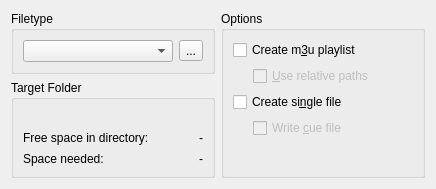
<?xml version="1.0" encoding="UTF-8"?>
<ui version="4.0">
 <author>Sebastian Trueg</author>
 <class>base_K3bAudioRippingOptionWidget</class>
 <widget class="QWidget" name="base_K3bAudioRippingOptionWidget">
  <property name="geometry">
   <rect>
    <x>0</x>
    <y>0</y>
    <width>436</width>
    <height>189</height>
   </rect>
  </property>
  <layout class="QGridLayout">
   <item row="0" column="0">
    <widget class="QGroupBox" name="groupBox2">
     <property name="title">
      <string>Filetype</string>
     </property>
     <layout class="QHBoxLayout">
      <item>
       <widget class="KComboBox" name="m_comboFileType">
        <property name="sizePolicy">
         <sizepolicy hsizetype="Minimum" vsizetype="Fixed">
          <horstretch>1</horstretch>
          <verstretch>0</verstretch>
         </sizepolicy>
        </property>
       </widget>
      </item>
      <item>
       <widget class="QToolButton" name="m_buttonConfigurePlugin">
        <property name="toolTip">
         <string>Configure Plugin</string>
        </property>
        <property name="text">
         <string>...</string>
        </property>
       </widget>
      </item>
     </layout>
    </widget>
   </item>
   <item row="0" column="1" rowspan="2">
    <widget class="QGroupBox" name="groupBox3">
     <property name="title">
      <string>Options</string>
     </property>
     <layout class="QVBoxLayout">
      <item>
       <widget class="QCheckBox" name="m_checkCreatePlaylist">
        <property name="toolTip">
         <string>Create playlist for the ripped files</string>
        </property>
        <property name="whatsThis">
         <string>&lt;p&gt;If this option is checked K3b will create a playlist of the ripped files
which can be used with programs like Amarok or JuK.
&lt;p&gt;You may use the special strings to give the playlist a unique filename.</string>
        </property>
        <property name="text">
         <string>Create m&amp;3u playlist</string>
        </property>
       </widget>
      </item>
      <item>
       <layout class="QHBoxLayout">
        <item>
         <spacer name="spacer1_2">
          <property name="orientation">
           <enum>Qt::Horizontal</enum>
          </property>
          <property name="sizeType">
           <enum>QSizePolicy::Fixed</enum>
          </property>
          <property name="sizeHint" stdset="0">
           <size>
            <width>20</width>
            <height>1</height>
           </size>
          </property>
         </spacer>
        </item>
        <item>
         <widget class="QCheckBox" name="m_checkPlaylistRelative">
          <property name="enabled">
           <bool>false</bool>
          </property>
          <property name="toolTip">
           <string>Use relative paths instead of absolute</string>
          </property>
          <property name="whatsThis">
           <string>&lt;p&gt;If this option is checked, the entries in the playlist will be relative to its location.
&lt;p&gt;Example: If your playlist is located in &lt;em&gt;/home/myself/music&lt;/em&gt; and
your audio files are in &lt;em&gt;/home/myself/music/cool&lt;/em&gt;; then the entries in the
playlist will look something like: &lt;em&gt;cool/track1.ogg&lt;/em&gt;.</string>
          </property>
          <property name="text">
           <string>&amp;Use relative paths</string>
          </property>
         </widget>
        </item>
       </layout>
      </item>
      <item>
       <widget class="QCheckBox" name="m_checkSingleFile">
        <property name="toolTip">
         <string>Rip all tracks to a single file</string>
        </property>
        <property name="whatsThis">
         <string>&lt;p&gt;If this option is checked K3b will create only one
audio file no matter how many tracks are ripped. This
file will contain all tracks one after the other.
&lt;p&gt;This might be useful to rip a live album or a radio play.
&lt;p&gt;&lt;b&gt;Caution:&lt;/b&gt; The file will have the name made from playlist pattern.</string>
        </property>
        <property name="text">
         <string>Create si&amp;ngle file</string>
        </property>
       </widget>
      </item>
      <item>
       <layout class="QHBoxLayout">
        <item>
         <spacer name="spacer1_2_2">
          <property name="orientation">
           <enum>Qt::Horizontal</enum>
          </property>
          <property name="sizeType">
           <enum>QSizePolicy::Fixed</enum>
          </property>
          <property name="sizeHint" stdset="0">
           <size>
            <width>20</width>
            <height>1</height>
           </size>
          </property>
         </spacer>
        </item>
        <item>
         <widget class="QCheckBox" name="m_checkWriteCueFile">
          <property name="enabled">
           <bool>false</bool>
          </property>
          <property name="toolTip">
           <string>Write a cuefile</string>
          </property>
          <property name="whatsThis">
           <string>&lt;p&gt;If this option is checked K3b will create a CDRWIN cue file which allows to easily write a copy of the audio CD on other systems.</string>
          </property>
          <property name="text">
           <string>Write &amp;cue file</string>
          </property>
         </widget>
        </item>
       </layout>
      </item>
      <item>
       <spacer name="verticalSpacer">
        <property name="orientation">
         <enum>Qt::Vertical</enum>
        </property>
        <property name="sizeHint" stdset="0">
         <size>
          <width>1</width>
          <height>1</height>
         </size>
        </property>
       </spacer>
      </item>
     </layout>
    </widget>
   </item>
   <item row="1" column="0">
    <widget class="QGroupBox" name="groupBox1">
     <property name="sizePolicy">
      <sizepolicy hsizetype="Preferred" vsizetype="Preferred">
       <horstretch>0</horstretch>
       <verstretch>1</verstretch>
      </sizepolicy>
     </property>
     <property name="title">
      <string>Target Folder</string>
     </property>
     <layout class="QGridLayout">
      <item row="1" column="0">
       <widget class="QLabel" name="textLabel1">
        <property name="text">
         <string>Free space in directory:</string>
        </property>
        <property name="wordWrap">
         <bool>false</bool>
        </property>
       </widget>
      </item>
      <item row="0" column="0" colspan="2">
       <widget class="KUrlRequester" name="m_editBaseDir"/>
      </item>
      <item row="1" column="1">
       <widget class="QLabel" name="m_labelFreeSpace">
        <property name="text">
         <string>-</string>
        </property>
        <property name="alignment">
         <set>Qt::AlignRight|Qt::AlignTrailing|Qt::AlignVCenter</set>
        </property>
        <property name="wordWrap">
         <bool>false</bool>
        </property>
       </widget>
      </item>
      <item row="2" column="0">
       <widget class="QLabel" name="textLabel1_2">
        <property name="text">
         <string>Space needed:</string>
        </property>
        <property name="wordWrap">
         <bool>false</bool>
        </property>
       </widget>
      </item>
      <item row="2" column="1">
       <widget class="QLabel" name="m_labelNeededSpace">
        <property name="text">
         <string>-</string>
        </property>
        <property name="alignment">
         <set>Qt::AlignRight|Qt::AlignTrailing|Qt::AlignVCenter</set>
        </property>
        <property name="wordWrap">
         <bool>false</bool>
        </property>
       </widget>
      </item>
     </layout>
    </widget>
   </item>
  </layout>
 </widget>
 <customwidgets>
  <customwidget>
   <class>KUrlRequester</class>
   <extends>QFrame</extends>
   <header>kurlrequester.h</header>
  </customwidget>
  <customwidget>
   <class>KComboBox</class>
   <extends>QComboBox</extends>
   <header>kcombobox.h</header>
  </customwidget>
 </customwidgets>
 <includes>
  <include location="local">kurlrequester.h</include>
 </includes>
 <resources/>
 <connections>
  <connection>
   <sender>m_checkCreatePlaylist</sender>
   <signal>toggled(bool)</signal>
   <receiver>m_checkPlaylistRelative</receiver>
   <slot>setEnabled(bool)</slot>
   <hints>
    <hint type="sourcelabel">
     <x>20</x>
     <y>20</y>
    </hint>
    <hint type="destinationlabel">
     <x>20</x>
     <y>20</y>
    </hint>
   </hints>
  </connection>
  <connection>
   <sender>m_checkSingleFile</sender>
   <signal>toggled(bool)</signal>
   <receiver>m_checkWriteCueFile</receiver>
   <slot>setEnabled(bool)</slot>
   <hints>
    <hint type="sourcelabel">
     <x>20</x>
     <y>20</y>
    </hint>
    <hint type="destinationlabel">
     <x>20</x>
     <y>20</y>
    </hint>
   </hints>
  </connection>
 </connections>
</ui>
